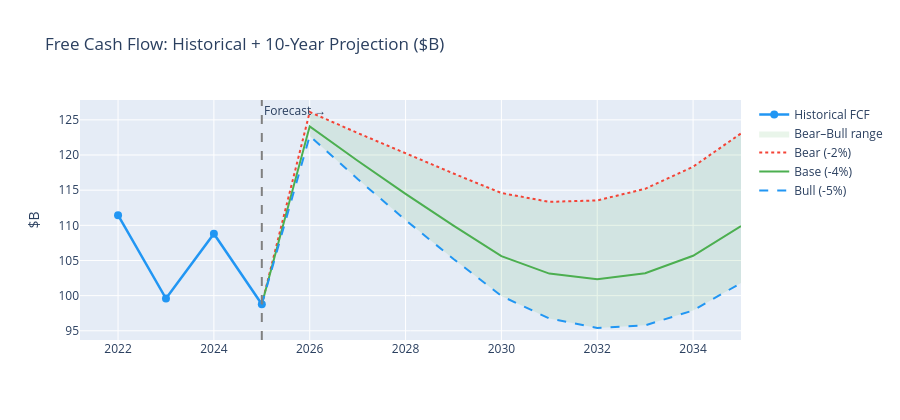

Write notebook code for a chart like this one.
### Markdown cell above
## 2 · FCF Projection

Historical FCF alongside the base, bear, and bull projections used by the model.

### Code cell
from fairprice.models.dcf import _base_fcf, _growth_estimates, _terminal_growth

base_fcf_val = _base_fcf(stmts)
g_bear, g_base, g_bull = _growth_estimates(stmts)
g_term = _terminal_growth(macro)

# Historical FCF
cf = stmts.cash_flow
hist_fcf, hist_years = [], []
for col in ["Free Cash Flow", "Operating Cash Flow"]:
    if col in cf.columns:
        s = cf[col].dropna()
        hist_fcf = (s / 1e9).tolist()
        hist_years = [int(d.strftime("%Y")) for d in s.index]
        break

# Project 10 years
STAGE1, STAGE2 = 5, 5


def _project(base, growth):
    vals, fcf = [], base
    for yr in range(1, STAGE1 + 1):
        fcf *= 1 + growth
        vals.append(fcf / 1e9)
    for step in range(1, STAGE2 + 1):
        fade = growth + (g_term - growth) * step / STAGE2
        fcf *= 1 + fade
        vals.append(fcf / 1e9)
    return vals


last_hist_yr = int(hist_years[-1]) if hist_years else 2023
proj_years = [str(last_hist_yr + i) for i in range(1, 11)]

base_proj = _project(base_fcf_val, g_base)
bear_proj = _project(base_fcf_val, g_bear)
bull_proj = _project(base_fcf_val, g_bull)

fig = go.Figure()

# Historical
fig.add_trace(
    go.Scatter(
        x=hist_years,
        y=hist_fcf,
        name="Historical FCF",
        mode="lines+markers",
        line=dict(color="#2196F3", width=2.5),
        marker=dict(size=8),
    )
)

# Bull/bear shading
fig.add_trace(
    go.Scatter(
        x=proj_years + proj_years[::-1],
        y=bull_proj + bear_proj[::-1],
        fill="toself",
        fillcolor="rgba(76,175,80,0.12)",
        line=dict(color="rgba(0,0,0,0)"),
        name="Bear–Bull range",
        showlegend=True,
    )
)

# Projections
for name, proj, color, dash in [
    ("Bear", bear_proj, "#F44336", "dot"),
    ("Base", base_proj, "#4CAF50", "solid"),
    ("Bull", bull_proj, "#2196F3", "dash"),
]:
    fig.add_trace(
        go.Scatter(
            x=[hist_years[-1]] + proj_years if hist_years else proj_years,
            y=([hist_fcf[-1]] + proj if hist_fcf else proj),
            name=f'{name} ({(g_base if name=="Base" else g_bear if name=="Bear" else g_bull)*100:.0f}%)',
            mode="lines",
            line=dict(color=color, width=2, dash=dash),
        )
    )

fig.add_vline(
    x=hist_years[-1] if hist_years else proj_years[0],
    line_dash="dash",
    line_color="gray",
    annotation_text="Forecast →",
)
fig.update_layout(
    title="Free Cash Flow: Historical + 10-Year Projection ($B)",
    yaxis_title="$B",
    height=420,
)
fig.show()

### Figure 1 — Plotly figure (JSON) as saved in the notebook; plotly's stock layout.template omitted (floating-point values rounded to 4 significant figures)
{"data": [{"line": {"color": "#2196F3", "width": 2.5}, "marker": {"size": 8}, "mode": "lines+markers", "name": "Historical FCF", "type": "scatter", "x": [2022, 2023, 2024, 2025], "y": [111.4, 99.58, 108.8, 98.77]}, {"fill": "toself", "fillcolor": "rgba(76,175,80,0.12)", "line": {"color": "rgba(0,0,0,0)"}, "name": "Bear–Bull range", "showlegend": true, "type": "scatter", "x": ["2026", "2027", "2028", "2029", "2030", "2031", "2032", "2033", "2034", "2035", "2035", "2034", "2033", "2032", "2031", "2030", "2029", "2028", "2027", "2026"], "y": [122.7, 116.6, 110.8, 105.2, 99.95, 96.75, 95.4, 95.78, 97.89, 101.8, 123.1, 118.3, 115.2, 113.5, 113.3, 114.6, 117.4, 120.2, 123.1, 126.1]}, {"line": {"color": "#F44336", "dash": "dot", "width": 2}, "mode": "lines", "name": "Bear (-2%)", "type": "scatter", "x": [2025, "2026", "2027", "2028", "2029", "2030", "2031", "2032", "2033", "2034", "2035"], "y": [98.77, 126.1, 123.1, 120.2, 117.4, 114.6, 113.3, 113.5, 115.2, 118.3, 123.1]}, {"line": {"color": "#4CAF50", "dash": "solid", "width": 2}, "mode": "lines", "name": "Base (-4%)", "type": "scatter", "x": [2025, "2026", "2027", "2028", "2029", "2030", "2031", "2032", "2033", "2034", "2035"], "y": [98.77, 124.1, 119.2, 114.5, 110.0, 105.6, 103.1, 102.3, 103.2, 105.7, 109.9]}, {"line": {"color": "#2196F3", "dash": "dash", "width": 2}, "mode": "lines", "name": "Bull (-5%)", "type": "scatter", "x": [2025, "2026", "2027", "2028", "2029", "2030", "2031", "2032", "2033", "2034", "2035"], "y": [98.77, 122.7, 116.6, 110.8, 105.2, 99.95, 96.75, 95.4, 95.78, 97.89, 101.8]}], "layout": {"annotations": [{"showarrow": false, "text": "Forecast →", "x": 2025, "xanchor": "left", "xref": "x", "y": 1, "yanchor": "top", "yref": "y domain"}], "height": 420, "shapes": [{"line": {"color": "gray", "dash": "dash"}, "type": "line", "x0": 2025, "x1": 2025, "xref": "x", "y0": 0, "y1": 1, "yref": "y domain"}], "title": {"text": "Free Cash Flow: Historical + 10-Year Projection ($B)"}, "yaxis": {"title": {"text": "$B"}}}}
